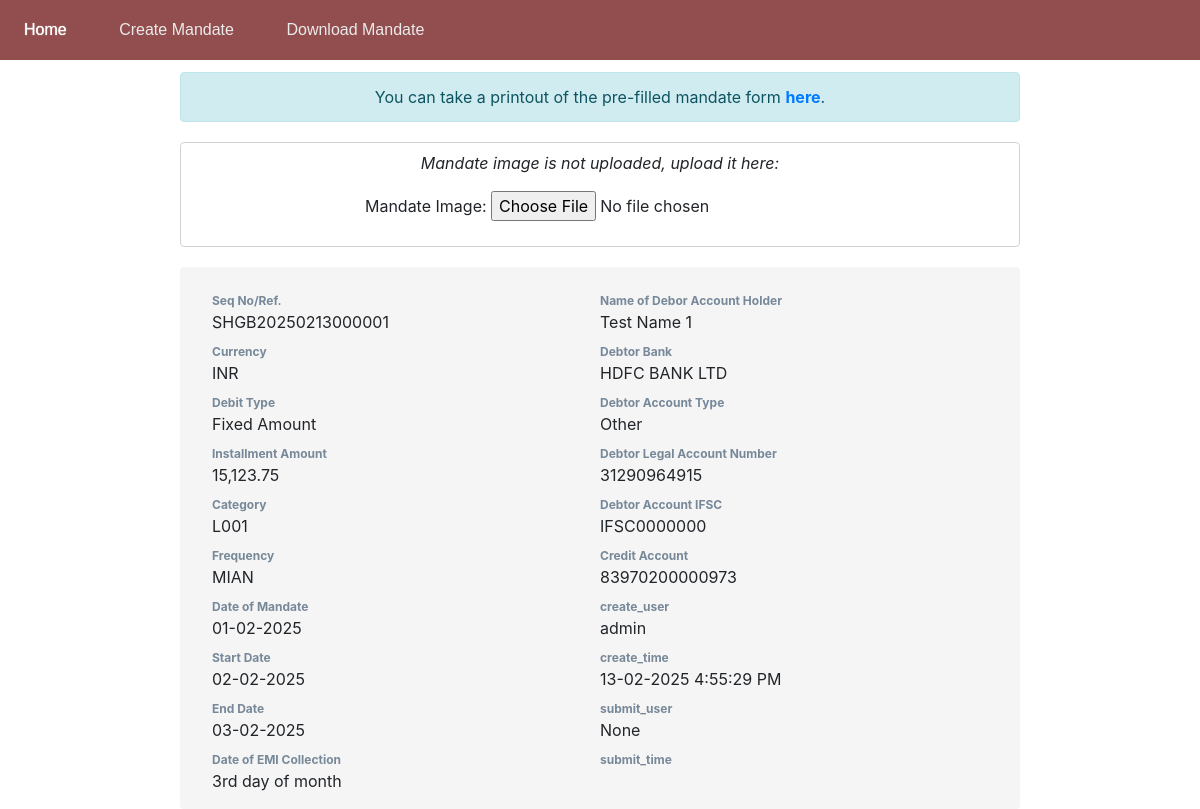
The app's page /mandates/mandate/18/ with its own data.
### mandate/models.py (models this page shows, shortened)
class Mandate(models.Model):
	debit_type_choices = [
		(None, ''),
		('F', 'Fixed Amount'),
		('M', 'Max Amount'),
	]
	frequency_choices = [
		(None, ''),
		('ADHO', 'As and when presented'),
		('INDA', 'Intra Day'),
		('DAIL', 'Daily'),
		('WEEK', 'Weekly'),
		('BIMN', 'Bi-Monthly'),
		('MNTH', 'Monthly '),
		('QURT', 'Quaterly'),
		('MIAN', 'Semi annually'),
		('YEAR', 'Yearly'),
	]
	acc_type_choices = [
		(None, ''),
		('SAVINGS', 'SAVINGS'),
		('CURRENT', 'CURRENT'),
		('CC', 'CC'),
		('Other', 'Other'),
	]
	debit_date_choices = [
		(None, ''),
		('3', '3rd day of month'),
		('11', '11th day of month'),
		('19', '19th day of month'),
		('26', '26th day of month'),
	]
	seq_no = models.IntegerField(default=0)
	ref = models.CharField(max_length=35, null=False)
	currency = models.CharField(max_length=5, default='INR', verbose_name='Currency')
	debit_type = models.CharField(max_length=1, choices=debit_type_choices, default='F', verbose_name='Debit Type')
	amount = models.DecimalField(max_digits=10, decimal_places=2, verbose_name='Installment Amount')
	category = models.CharField(max_length=4, default='L001', verbose_name='Category')
	frequency = models.CharField(max_length=4, choices=frequency_choices, default='MNTH', verbose_name='Frequency')
	date = models.DateField(verbose_name='Date of Mandate')
	start_date = models.DateField(verbose_name='Start Date', help_text="The start date should be on or after the date of mandate.")
	end_date = models.DateField(verbose_name='End Date', help_text="The end date can not be beyond 40 years after start date ")
	debtor_name = models.CharField(max_length=300, verbose_name='Name of Debor Account Holder', help_text="The name as per the debit account.")
	debtor_joint = models.BooleanField(default=False, verbose_name='Is the Debtor Account jointly held?', help_text="Select this if the debtor account requires signatures of multiple persons")
	debtor_name_2 = models.CharField(blank=True, null=True, max_length=300, verbose_name='Name of Debor Account Holder 2', help_text='At least one additional name required for joint account.')
	debtor_name_3 = models.CharField(blank=True, null=True, max_length=300, verbose_name='Name of Debor Account Holder 3')
	debtor_bank = models.ForeignKey(DebtorBank, on_delete=models.PROTECT, verbose_name='Debtor Bank')
	debtor_acc_type = models.CharField(max_length=10, choices=acc_type_choices, verbose_name='Debtor Account Type')
	debtor_acc_no = models.CharField(max_length=100, verbose_name='Debtor Legal Account Number')
	debtor_acc_ifsc = models.CharField(max_length=11, verbose_name='Debtor Account IFSC')
	creditor_name = models.CharField(max_length=300, verbose_name='Creditor Name')
	creditor_bank = models.CharField(max_length=300, default="SARVA HARYANA GRAMIN BANK", verbose_name='Creditor Bank')
	creditor_utility_code = models.CharField(max_length=100, default="HGBX00002000017848", verbose_name='Creditor Utility Code')
	mandate_image = models.ImageField(upload_to="mandate/images/mandate/", null=True, verbose_name='Mandate Image')
	mandate_file = models.FileField(null=True, blank=True, verbose_name='Mandate File')
	phone = models.CharField(max_length=10, null=True, blank=True, validators=[phone_validator], verbose_name='Customer Mobile No.')
	email = models.EmailField(null=True, blank=True, verbose_name='Customer EMail ID')
	debit_date = models.CharField(max_length=2, choices=debit_date_choices, verbose_name='Date of EMI Collection')
	credit_account = models.CharField(max_length=100, verbose_name='Credit Account', help_text="The loan/other account in SHGB in which the installment is to be credited.")
	create_time = models.DateTimeField(null=True)
	create_user = models.ForeignKey(User, on_delete=models.PROTECT, related_name="create", null=True)
	submit_time = models.DateTimeField(null=True)
	submit_user = models.ForeignKey(User, on_delete=models.PROTECT, related_name="submit", null=True)
	lm_time = models.DateTimeField(null=True)
	is_deleted = models.BooleanField(default=False)
	class Meta:
		ordering = ["id"]
		constraints = [
			CheckConstraint(
    			check = Q(start_date__gte = F("date")),
    			name = "startDate_gte_date",
				violation_error_message = '"Start Date" can not be before the "Date of Mandate"',
			)
		]

class DebtorBank(models.Model):
	name = models.CharField(max_length=400)
	is_deleted = models.BooleanField(default=False)
	def __str__(self):
		return self.name

### mandate/views.py (the view)
# urls.py: path("mandate/<int:id>/", views.mandate_detail, name="mandate_detail"),
def mandate_detail(request, id):
	mandate = Mandate.objects.get(id=id)
	if request.method == 'POST':
		form = MandateImageForm(request.POST, request.FILES, instance=mandate)
		if form.is_valid():
			form.save()
			mandate.submit_user = request.user
			mandate.submit_time = datetime.now()
			mandate.save()
			return HttpResponse(MEDIA_URL + mandate.mandate_image.name)
			return HttpResponseRedirect("/mandates/mandate/" + str(mandate.id) + "/")
	else:
		form = MandateImageForm(instance=mandate)
	context = {"mandate": mandate, "form": form}
	if mandate.mandate_image:
		presentation = mandate.presentation_set.exclude(npci_upload_time__exact = None)
		context['presentation'] = presentation
	return render(request, "mandate/mandate_detail.html", context)

### mandate/forms.py
class MandateImageForm(ModelForm):
	class Meta:
		model = Mandate
		fields = [
			"mandate_image"
		]

### mandate/templatetags/extras.py (called while the page is built)
@register.filter()
def verbose_name(object_name, field_name):
    return object_name._meta.get_field(field_name).verbose_name

### mandate/templates/mandate/mandate_detail.html (shortened to what this page needs)
{% extends "mandate/base.html" %}
{% load extras %}
{% load static %}
{% load humanize %}
{% block stylesheet %}<link rel="stylesheet" href="{% static 'mandate/mandate_details.css' %}">{% endblock %}
{% block content %}
	{% if not mandate.mandate_image %}
	<div class="alert alert-info text-center mb-0" role="alert">
		You can take a printout of the pre-filled mandate form
		<a style="font-weight: bold;" href="print">here</a>.
	</div>
	{% endif %}
	<div class="status-container" id="status-container">
		{% if mandate.mandate_image %}
		<p style="margin:0;">Image uploaded and mandate submitted successfully.</p>
		{% else %}
		<p id="guideMessage">Mandate image is not uploaded, upload it here:</p>
		<form action = "/mandates/mandate/{{mandate.id}}/" method="post" enctype="multipart/form-data">
			{{form}}
		</form>
		{% endif %}
	</div>
	<div class="mandate-details">
		<div>
			<div class="key">Seq No/Ref.</div>
			<div class="value" id="ref">{% if mandate.ref %}{{mandate.ref}}{% endif %}</div>
			<div class="key">{{mandate|verbose_name:'currency'}}</div>
			<div class="value">{{mandate.currency}}</div>
			<div class="key">{{mandate|verbose_name:'debit_type'}}</div>
			<div class="value">{{mandate.get_debit_type_display}}</div>
			<div class="key">{{mandate|verbose_name:'amount'}}</div>
			<div class="value">{{mandate.amount|intcomma}}</div>
			<div class="key">{{mandate|verbose_name:'category'}}</div>
			<div class="value">{{mandate.category}}</div>
			<div class="key">{{mandate|verbose_name:'frequency'}}</div>
			<div class="value">{{mandate.frequency}}</div>
			<div class="key">{{mandate|verbose_name:'date'}}</div>
			<div class="value">{{mandate.date|date:"d-m-Y"}}</div>
			<div class="key">{{mandate|verbose_name:'start_date'}}</div>
			<div class="value">{{mandate.start_date|date:"d-m-Y"}}</div>
			<div class="key">{{mandate|verbose_name:'end_date'}}</div>
			<div class="value">{{mandate.end_date|date:"d-m-Y"}}</div>
			<div class="key">{{mandate|verbose_name:'debit_date'}}</div>
			<div class="value">{{mandate.get_debit_date_display}}</div>
		</div>
		<div>
			<div class="key">{{mandate|verbose_name:'debtor_name'}}</div>
			<div class="value">{{mandate.debtor_name}}</div>
			<div class="key">{{mandate|verbose_name:'debtor_bank'}}</div>
			<div class="value">{{mandate.debtor_bank}}</div>
			<div class="key">{{mandate|verbose_name:'debtor_acc_type'}}</div>
			<div class="value">{{mandate.debtor_acc_type}}</div>
			<div class="key">{{mandate|verbose_name:'debtor_acc_no'}}</div>
			<div class="value">{{mandate.debtor_acc_no}}</div>
			<div class="key">{{mandate|verbose_name:'debtor_acc_ifsc'}}</div>
			<div class="value">{{mandate.debtor_acc_ifsc}}</div>
			<div class="key">{{mandate|verbose_name:'credit_account'}}</div>
			<div class="value">{{mandate.credit_account}}</div>
			<div class="key">create_user</div>
			<div class="value">{{mandate.create_user}}</div>
			<div class="key">create_time</div>
			<div class="value">{{mandate.create_time|date:"d-m-Y g:i:s A"}}</div>
			<div class="key">submit_user</div>
			<div class="value">{{mandate.submit_user}}</div>
			<div class="key">submit_time</div>
		</div>
	</div>
{% endblock %}

### mandate/static/mandate/style.css (style rules this page uses)
body { font-family: Aptos, 'Microsoft Sans Serif', Arial; display: block; text-align: center; }

### mandate/static/mandate/mandate_details.css (style rules this page uses)
.mandate-details { display: grid; grid-template-columns: 1fr 1fr; width: 840px; justify-content: center; margin: auto; background-color: rgb(245 245 245); border-radius: 4px; padding: 1em 2em; }
.key { font-weight: bold; color: lightslategrey; font-size: 12px; margin-top: 0.75em; }
.status-container { position: relative; display: grid; justify-content: center; text-align: center; width: 840px; border: 1px solid lightgrey; border-radius: 4px; padding: 8px 20px; margin: 20px auto; }
#guideMessage { font-style: italic; }

### records on screen
Mandate: ref "SHGB20250213000001", currency "INR", debit_type "Fixed Amount", amount "15,123.75", category "L001", frequency "MIAN", date "01-02-2025", start_date "02-02-2025", end_date "03-02-2025", debit_date "3rd day of month", debtor_name "Test Name 1", debtor_bank "HDFC BANK LTD", debtor_acc_type "Other", debtor_acc_no "31290964915", debtor_acc_ifsc "IFSC0000000", credit_account "83970200000973", create_user "admin", create_time "13-02-2025 4:55:29 PM", submit_user "None"

### other values on screen
{{ mandate|verbose_name:'currency' }} "Currency"
{{ mandate|verbose_name:'debit_type' }} "Debit Type"
{{ mandate|verbose_name:'amount' }} "Installment Amount"
{{ mandate|verbose_name:'category' }} "Category"
{{ mandate|verbose_name:'frequency' }} "Frequency"
{{ mandate|verbose_name:'date' }} "Date of Mandate"
{{ mandate|verbose_name:'start_date' }} "Start Date"
{{ mandate|verbose_name:'end_date' }} "End Date"
{{ mandate|verbose_name:'debit_date' }} "Date of EMI Collection"
{{ mandate|verbose_name:'debtor_name' }} "Name of Debor Account Holder"
{{ mandate|verbose_name:'debtor_bank' }} "Debtor Bank"
{{ mandate|verbose_name:'debtor_acc_type' }} "Debtor Account Type"
{{ mandate|verbose_name:'debtor_acc_no' }} "Debtor Legal Account Number"
{{ mandate|verbose_name:'debtor_acc_ifsc' }} "Debtor Account IFSC"
{{ mandate|verbose_name:'credit_account' }} "Credit Account"
